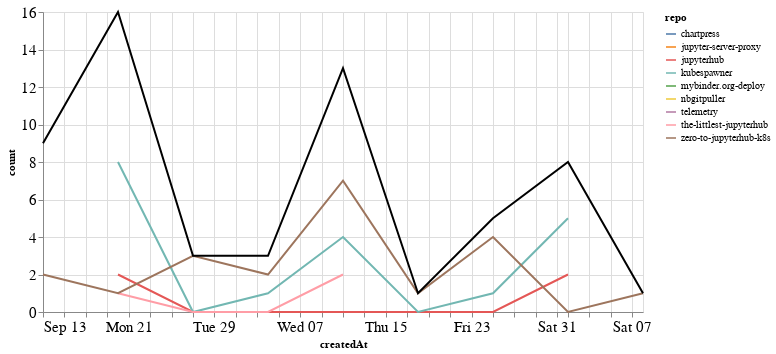

Here is the notebook cell this chart was saved with:
### Markdown cell above
## Comments

### Code cell
comments_time = comments.groupby('repo').resample('W', on='createdAt').count()['author'].reset_index()
comments_time = comments_time.rename(columns={'author': 'count'})
comments_time_total = comments_time.groupby('createdAt').agg({"count": "sum"}).reset_index()
ch1 = alt.Chart(comments_time, width=600).mark_line().encode(
    x='createdAt',
    y='count',
    color='repo',
    tooltip="repo"
)

ch2 = alt.Chart(comments_time_total, width=600).mark_line(color="black").encode(
    x='createdAt',
    y='count',
)

ch1 + ch2

### Figure 1 — Vega-Lite specification as saved in the notebook (floating-point values rounded to 4 significant figures)
{"config": {"axisLeft": {"labelFontSize": 15}, "axisBottom": {"labelFontSize": 15}}, "layer": [{"data": {"name": "data-a5803b4d66d246699de9e1c1e3f7fee3"}, "mark": "line", "encoding": {"color": {"type": "nominal", "field": "repo"}, "tooltip": {"type": "nominal", "field": "repo"}, "x": {"type": "temporal", "field": "createdAt"}, "y": {"type": "quantitative", "field": "count"}}, "width": 600}, {"data": {"name": "data-404d78c06d06e1eaa17be20ebf819354"}, "mark": {"type": "line", "color": "black"}, "encoding": {"x": {"type": "temporal", "field": "createdAt"}, "y": {"type": "quantitative", "field": "count"}}, "width": 600}], "$schema": "https://vega.github.io/schema/vega-lite/v4.8.1.json", "datasets": {"data-a5803b4d66d246699de9e1c1e3f7fee3": [{"repo": "chartpress", "createdAt": "2020-11-01T00:00:00", "count": 1}, {"repo": "jupyter-server-proxy", "createdAt": "2020-09-20T00:00:00", "count": 3}, {"repo": "jupyterhub", "createdAt": "2020-09-20T00:00:00", "count": 2}, {"repo": "jupyterhub", "createdAt": "2020-09-27T00:00:00", "count": 0}, {"repo": "jupyterhub", "createdAt": "2020-10-04T00:00:00", "count": 0}, {"repo": "jupyterhub", "createdAt": "2020-10-11T00:00:00", "count": 0}, {"repo": "jupyterhub", "createdAt": "2020-10-18T00:00:00", "count": 0}, {"repo": "jupyterhub", "createdAt": "2020-10-25T00:00:00", "count": 0}, {"repo": "jupyterhub", "createdAt": "2020-11-01T00:00:00", "count": 2}, {"repo": "kubespawner", "createdAt": "2020-09-20T00:00:00", "count": 8}, {"repo": "kubespawner", "createdAt": "2020-09-27T00:00:00", "count": 0}, {"repo": "kubespawner", "createdAt": "2020-10-04T00:00:00", "count": 1}, {"repo": "kubespawner", "createdAt": "2020-10-11T00:00:00", "count": 4}, {"repo": "kubespawner", "createdAt": "2020-10-18T00:00:00", "count": 0}, {"repo": "kubespawner", "createdAt": "2020-10-25T00:00:00", "count": 1}, {"repo": "kubespawner", "createdAt": "2020-11-01T00:00:00", "count": 5}, {"repo": "mybinder.org-deploy", "createdAt": "2020-09-13T00:00:00", "count": 1}, {"repo": "nbgitpuller", "createdAt": "2020-09-20T00:00:00", "count": 1}, {"repo": "telemetry", "createdAt": "2020-09-13T00:00:00", "count": 6}, {"repo": "the-littlest-jupyterhub", "createdAt": "2020-09-20T00:00:00", "count": 1}, {"repo": "the-littlest-jupyterhub", "createdAt": "2020-09-27T00:00:00", "count": 0}, {"repo": "the-littlest-jupyterhub", "createdAt": "2020-10-04T00:00:00", "count": 0}, {"repo": "the-littlest-jupyterhub", "createdAt": "2020-10-11T00:00:00", "count": 2}, {"repo": "zero-to-jupyterhub-k8s", "createdAt": "2020-09-13T00:00:00", "count": 2}, {"repo": "zero-to-jupyterhub-k8s", "createdAt": "2020-09-20T00:00:00", "count": 1}, {"repo": "zero-to-jupyterhub-k8s", "createdAt": "2020-09-27T00:00:00", "count": 3}, {"repo": "zero-to-jupyterhub-k8s", "createdAt": "2020-10-04T00:00:00", "count": 2}, {"repo": "zero-to-jupyterhub-k8s", "createdAt": "2020-10-11T00:00:00", "count": 7}, {"repo": "zero-to-jupyterhub-k8s", "createdAt": "2020-10-18T00:00:00", "count": 1}, {"repo": "zero-to-jupyterhub-k8s", "createdAt": "2020-10-25T00:00:00", "count": 4}, {"repo": "zero-to-jupyterhub-k8s", "createdAt": "2020-11-01T00:00:00", "count": 0}, {"repo": "zero-to-jupyterhub-k8s", "createdAt": "2020-11-08T00:00:00", "count": 1}], "data-404d78c06d06e1eaa17be20ebf819354": [{"createdAt": "2020-09-13T00:00:00", "count": 9}, {"createdAt": "2020-09-20T00:00:00", "count": 16}, {"createdAt": "2020-09-27T00:00:00", "count": 3}, {"createdAt": "2020-10-04T00:00:00", "count": 3}, {"createdAt": "2020-10-11T00:00:00", "count": 13}, {"createdAt": "2020-10-18T00:00:00", "count": 1}, {"createdAt": "2020-10-25T00:00:00", "count": 5}, {"createdAt": "2020-11-01T00:00:00", "count": 8}, {"createdAt": "2020-11-08T00:00:00", "count": 1}]}}
